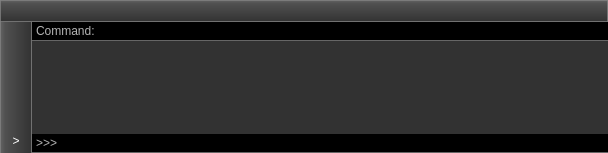
<?xml version="1.0" encoding="UTF-8"?>
<ui version="4.0">
 <class>OutWidget</class>
 <widget class="QWidget" name="OutWidget">
  <property name="geometry">
   <rect>
    <x>0</x>
    <y>0</y>
    <width>608</width>
    <height>153</height>
   </rect>
  </property>
  <property name="windowTitle">
   <string>Form</string>
  </property>
  <layout class="QGridLayout" name="gridLayout">
   <property name="margin">
    <number>0</number>
   </property>
   <property name="spacing">
    <number>0</number>
   </property>
   <item row="1" column="0" colspan="2">
    <widget class="QFrame" name="fr_title">
     <property name="styleSheet">
      <string notr="true">QFrame#fr_title {
background-color: qlineargradient(spread:pad, x1:1, y1:1, x2:1, y2:0, stop:0 rgba(50, 50, 50, 255), stop:0.831818 rgba(80, 80, 80, 255), stop:1 rgba(100, 100, 100, 255));
border:1px solid rgba(130,130,130,200);
}</string>
     </property>
     <property name="frameShape">
      <enum>QFrame::NoFrame</enum>
     </property>
     <property name="frameShadow">
      <enum>QFrame::Raised</enum>
     </property>
     <layout class="QGridLayout" name="gridLayout_5">
      <property name="margin">
       <number>0</number>
      </property>
      <property name="spacing">
       <number>0</number>
      </property>
      <item row="0" column="0">
       <widget class="QLabel" name="l_title">
        <property name="styleSheet">
         <string notr="true">color:white;border:0;</string>
        </property>
        <property name="text">
         <string/>
        </property>
        <property name="wordWrap">
         <bool>true</bool>
        </property>
       </widget>
      </item>
      <item row="0" column="1">
       <widget class="QPushButton" name="b_save">
        <property name="enabled">
         <bool>true</bool>
        </property>
        <property name="maximumSize">
         <size>
          <width>30</width>
          <height>16777215</height>
         </size>
        </property>
        <property name="toolTip">
         <string>Save output to file</string>
        </property>
        <property name="styleSheet">
         <string notr="true">QPushButton,QToolButton {
background:transparent;
	border:0px;
	padding:3px;
	padding-left:6px;
	padding-right:6px;
	width:30px;
}
QPushButton:hover,QToolButton:hover {
background-color: qlineargradient(spread:pad, x1:1, y1:1, x2:1, y2:1, stop:0 rgba(75, 75, 75, 100), stop:0.154545 rgba(106, 106, 106, 100), stop:0.831818 rgba(134, 134, 134, 100), stop:1 rgba(142, 142, 142, 100));
}</string>
        </property>
        <property name="text">
         <string/>
        </property>
        <property name="icon">
         <iconset>
          <normaloff>../../style/img/save.png</normaloff>../../style/img/save.png</iconset>
        </property>
        <property name="iconSize">
         <size>
          <width>16</width>
          <height>16</height>
         </size>
        </property>
        <property name="checkable">
         <bool>true</bool>
        </property>
       </widget>
      </item>
     </layout>
    </widget>
   </item>
   <item row="2" column="1">
    <widget class="QFrame" name="fr_cmd">
     <property name="styleSheet">
      <string notr="true">QFrame#fr_cmd{
background:black;
color:white;
border:0px;
border-bottom:1px solid rgba(130,130,130,200);
}</string>
     </property>
     <property name="frameShape">
      <enum>QFrame::NoFrame</enum>
     </property>
     <property name="frameShadow">
      <enum>QFrame::Raised</enum>
     </property>
     <layout class="QGridLayout" name="gridLayout_2">
      <property name="leftMargin">
       <number>4</number>
      </property>
      <property name="topMargin">
       <number>1</number>
      </property>
      <property name="rightMargin">
       <number>4</number>
      </property>
      <property name="bottomMargin">
       <number>1</number>
      </property>
      <property name="horizontalSpacing">
       <number>4</number>
      </property>
      <property name="verticalSpacing">
       <number>0</number>
      </property>
      <item row="0" column="1">
       <widget class="QLineEdit" name="le_cmd">
        <property name="styleSheet">
         <string notr="true">background:transparent;
border:0px;
color:white;</string>
        </property>
        <property name="text">
         <string/>
        </property>
       </widget>
      </item>
      <item row="0" column="0">
       <widget class="QLabel" name="label">
        <property name="styleSheet">
         <string notr="true">color:rgb(180,180,180);</string>
        </property>
        <property name="text">
         <string>Command:</string>
        </property>
       </widget>
      </item>
     </layout>
    </widget>
   </item>
   <item row="4" column="1">
    <widget class="QTextBrowser" name="tb_out">
     <property name="font">
      <font>
       <family>FreeMono</family>
      </font>
     </property>
     <property name="styleSheet">
      <string notr="true">QTextBrowser {
background:rgb(50,50,50);
color:white;
}
a {color:rgb(121,213,255);}</string>
     </property>
     <property name="frameShape">
      <enum>QFrame::NoFrame</enum>
     </property>
     <property name="html">
      <string>&lt;!DOCTYPE HTML PUBLIC &quot;-//W3C//DTD HTML 4.0//EN&quot; &quot;http://www.w3.org/TR/REC-html40/strict.dtd&quot;&gt;
&lt;html&gt;&lt;head&gt;&lt;meta name=&quot;qrichtext&quot; content=&quot;1&quot; /&gt;&lt;style type=&quot;text/css&quot;&gt;
p, li { white-space: pre-wrap; }
&lt;/style&gt;&lt;/head&gt;&lt;body style=&quot; font-family:'FreeMono'; font-size:9pt; font-weight:400; font-style:normal;&quot;&gt;
&lt;p style=&quot;-qt-paragraph-type:empty; margin-top:0px; margin-bottom:0px; margin-left:0px; margin-right:0px; -qt-block-indent:0; text-indent:0px;&quot;&gt;&lt;br /&gt;&lt;/p&gt;&lt;/body&gt;&lt;/html&gt;</string>
     </property>
    </widget>
   </item>
   <item row="5" column="1">
    <widget class="QFrame" name="fr_cmdw">
     <property name="styleSheet">
      <string notr="true">QFrame#fr_cmdw{
background:black;
color:white;
border:0px;
border-bottom:1px solid rgba(130,130,130,200);
}</string>
     </property>
     <property name="frameShape">
      <enum>QFrame::NoFrame</enum>
     </property>
     <property name="frameShadow">
      <enum>QFrame::Raised</enum>
     </property>
     <layout class="QGridLayout" name="gridLayout_4">
      <property name="leftMargin">
       <number>4</number>
      </property>
      <property name="topMargin">
       <number>1</number>
      </property>
      <property name="rightMargin">
       <number>4</number>
      </property>
      <property name="bottomMargin">
       <number>1</number>
      </property>
      <property name="horizontalSpacing">
       <number>4</number>
      </property>
      <property name="verticalSpacing">
       <number>0</number>
      </property>
      <item row="0" column="2">
       <widget class="QLineEdit" name="le_cmdw">
        <property name="styleSheet">
         <string notr="true">background:transparent;
border:0px;
color:white;</string>
        </property>
        <property name="text">
         <string/>
        </property>
       </widget>
      </item>
      <item row="0" column="1">
       <widget class="QLabel" name="label_4">
        <property name="styleSheet">
         <string notr="true">color:rgb(180,180,180);</string>
        </property>
        <property name="text">
         <string>&gt;&gt;&gt;</string>
        </property>
       </widget>
      </item>
     </layout>
    </widget>
   </item>
   <item row="2" column="0" rowspan="4">
    <widget class="QFrame" name="frame_2">
     <property name="styleSheet">
      <string notr="true">QFrame#frame_2 {
border-left:1px solid rgba(130,130,130,200);
border-right:1px solid rgba(130,130,130,200);
background-color: qlineargradient(spread:pad, x1:1, y1:1, x2:0, y2:1, stop:0 rgba(50, 50, 50, 255), stop:0.831818 rgba(80, 80, 80, 255), stop:1 rgba(100, 100, 100, 255));
}
QPushButton,QToolButton {
background:transparent;
	border:0px;
	padding:3px;
	padding-left:6px;
	padding-right:6px;
	width:30px;
}
QPushButton:hover,QToolButton:hover {
background-color: qlineargradient(spread:pad, x1:1, y1:1, x2:1, y2:1, stop:0 rgba(75, 75, 75, 100), stop:0.154545 rgba(106, 106, 106, 100), stop:0.831818 rgba(134, 134, 134, 100), stop:1 rgba(142, 142, 142, 100));
}</string>
     </property>
     <property name="frameShape">
      <enum>QFrame::NoFrame</enum>
     </property>
     <property name="frameShadow">
      <enum>QFrame::Raised</enum>
     </property>
     <layout class="QGridLayout" name="gridLayout_3">
      <property name="leftMargin">
       <number>1</number>
      </property>
      <property name="topMargin">
       <number>0</number>
      </property>
      <property name="rightMargin">
       <number>1</number>
      </property>
      <property name="bottomMargin">
       <number>2</number>
      </property>
      <property name="spacing">
       <number>0</number>
      </property>
      <item row="1" column="0">
       <widget class="QPushButton" name="b_stop">
        <property name="minimumSize">
         <size>
          <width>0</width>
          <height>30</height>
         </size>
        </property>
        <property name="maximumSize">
         <size>
          <width>30</width>
          <height>16777215</height>
         </size>
        </property>
        <property name="toolTip">
         <string>Stop</string>
        </property>
        <property name="text">
         <string/>
        </property>
        <property name="icon">
         <iconset>
          <normaloff>stop.png</normaloff>stop.png</iconset>
        </property>
       </widget>
      </item>
      <item row="2" column="0">
       <widget class="QPushButton" name="b_cmd">
        <property name="maximumSize">
         <size>
          <width>30</width>
          <height>16777215</height>
         </size>
        </property>
        <property name="toolTip">
         <string>Show/Hide Command</string>
        </property>
        <property name="text">
         <string/>
        </property>
        <property name="icon">
         <iconset>
          <normaloff>textfield.png</normaloff>textfield.png</iconset>
        </property>
        <property name="checkable">
         <bool>true</bool>
        </property>
       </widget>
      </item>
      <item row="4" column="0">
       <spacer name="verticalSpacer">
        <property name="orientation">
         <enum>Qt::Vertical</enum>
        </property>
        <property name="sizeHint" stdset="0">
         <size>
          <width>2</width>
          <height>2</height>
         </size>
        </property>
       </spacer>
      </item>
      <item row="0" column="0">
       <widget class="QPushButton" name="b_run">
        <property name="minimumSize">
         <size>
          <width>0</width>
          <height>30</height>
         </size>
        </property>
        <property name="maximumSize">
         <size>
          <width>30</width>
          <height>16777215</height>
         </size>
        </property>
        <property name="toolTip">
         <string>Run</string>
        </property>
        <property name="text">
         <string/>
        </property>
        <property name="icon">
         <iconset>
          <normaloff>../../style/img/tri_right.png</normaloff>../../style/img/tri_right.png</iconset>
        </property>
       </widget>
      </item>
      <item row="5" column="0">
       <widget class="QPushButton" name="b_cmdw">
        <property name="maximumSize">
         <size>
          <width>30</width>
          <height>16777215</height>
         </size>
        </property>
        <property name="toolTip">
         <string>Show/Hide Interactive Command</string>
        </property>
        <property name="styleSheet">
         <string notr="true">color:white;</string>
        </property>
        <property name="text">
         <string>&gt;</string>
        </property>
        <property name="checkable">
         <bool>true</bool>
        </property>
       </widget>
      </item>
     </layout>
    </widget>
   </item>
  </layout>
 </widget>
 <resources/>
 <connections>
  <connection>
   <sender>b_cmd</sender>
   <signal>toggled(bool)</signal>
   <receiver>fr_cmd</receiver>
   <slot>setVisible(bool)</slot>
   <hints>
    <hint type="sourcelabel">
     <x>22</x>
     <y>93</y>
    </hint>
    <hint type="destinationlabel">
     <x>122</x>
     <y>39</y>
    </hint>
   </hints>
  </connection>
  <connection>
   <sender>b_cmdw</sender>
   <signal>clicked(bool)</signal>
   <receiver>fr_cmdw</receiver>
   <slot>setVisible(bool)</slot>
   <hints>
    <hint type="sourcelabel">
     <x>7</x>
     <y>137</y>
    </hint>
    <hint type="destinationlabel">
     <x>60</x>
     <y>134</y>
    </hint>
   </hints>
  </connection>
 </connections>
</ui>
